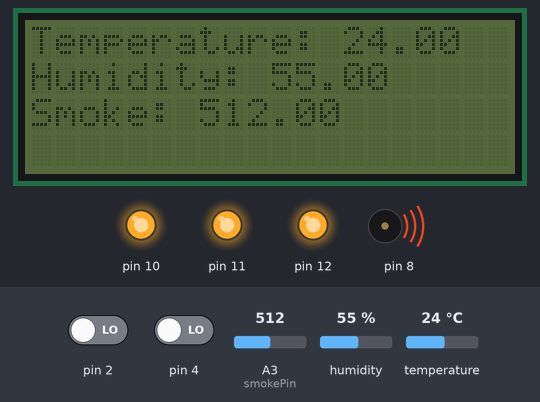
This sketch was run on a simulated Arduino Uno, built with avr-gcc and run on an emulated ATmega328P. Parts: 20×4 character LCD, output pins drawn as LEDs (lit = HIGH), buzzer (waves = sounding). Inputs (shaded band) come from the test bench; at power-on: pin 4 LOW, A3 (smokePin) = 512, humidity 55 %, temperature 24 °C, pin 2 LOW.

Above: at 1.2 s.
1.3 s: pin 4 driven HIGH
At 6.5 s:
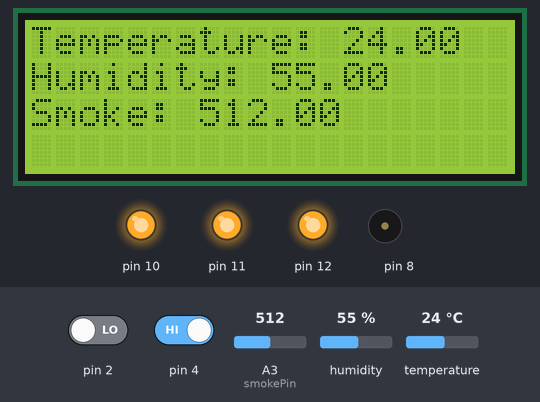
11.0 s: A3 (smokePin) set to 164
At 13.4 s:
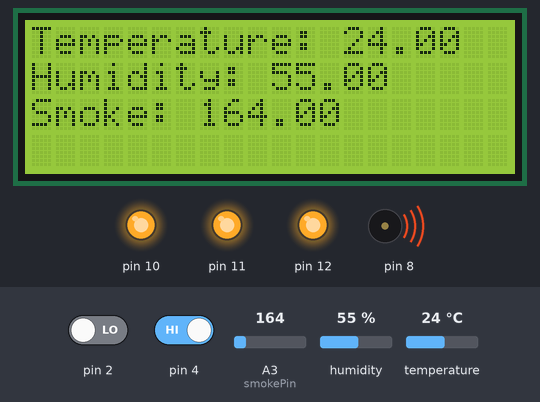
16.1 s: A3 (smokePin) set to 141
At 17.4 s:
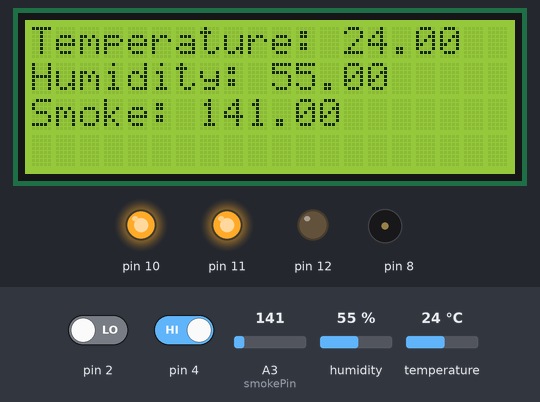
21.2 s: pin 4 driven LOW
At 22.6 s:
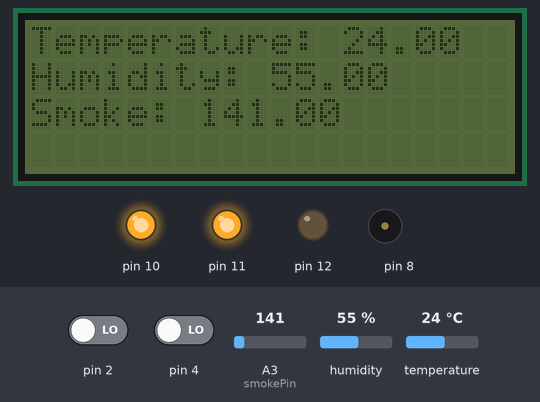
26.3 s: humidity set to 22 %
At 28.3 s:
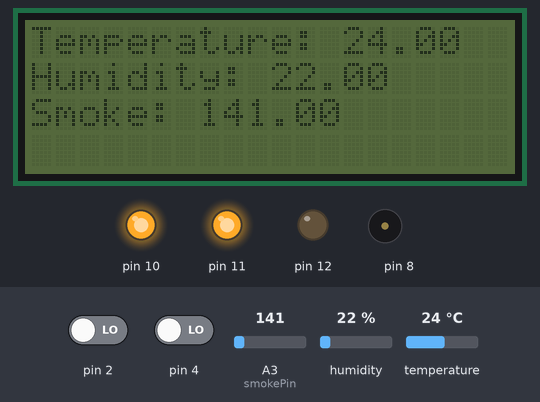
31.4 s: temperature set to 12 °C
At 34.1 s:
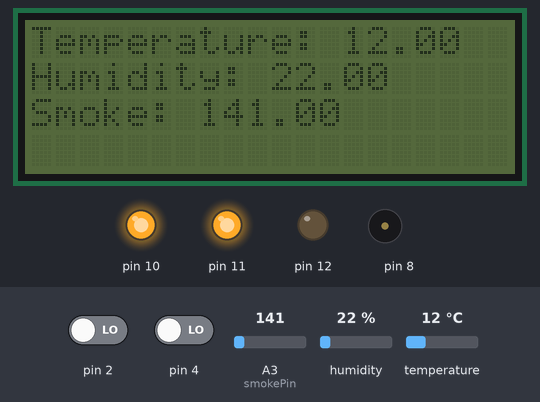
Timing chart, 0 to 35.6 s (numbered marks = the images above; inputs shaded):
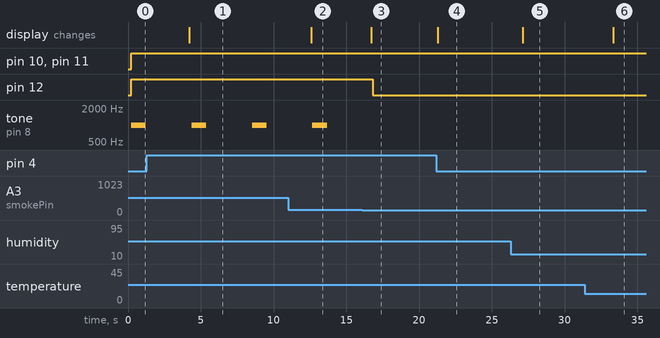

Measured:
- the behaviour switches between 151 and 150 on A3 (smokePin) (found by bisection; images 2 and 3)
- after the input at 1.3 s, the display: changes after 2.9 s (image 1)
- after the input at 11.0 s, the display: changes after 1.6 s (image 2)
- after the input at 16.1 s, pin 12: HIGH → LOW after 0.73 s; tone on pin 8: stays silent (without the input it goes to 1000 Hz after 0.73 s); the display: changes after 0.63 s (image 3)
- after the input at 21.2 s, the display: changes after 0.08 s (image 4)
- after the input at 26.3 s, the display: changes after 0.81 s (image 5)
- after the input at 31.4 s, the display: changes after 1.9 s (image 6)
- by itself, tone on pin 8: alternates 1000 Hz for 1.0 s and silent for 3.2 s

The sketch:

ArduinoCode.ino
```cpp
#include <Wire.h>
#include <DHT.h>
#include <LiquidCrystal_I2C.h>

LiquidCrystal_I2C lcd(0x27, 20, 4);
#define DHTPIN 7
#define DHTTYPE DHT22

float hum, temp;
int pushPin(2), pushState(0), potPin(4);
int smokePin = A3;
DHT dht(DHTPIN, DHTTYPE);
int redPin(12), greenPin(11), yellowPin(10);
float potVal;

void setup() {
    lcd.init();
    dht.begin();
    lcd.backlight();
    pinMode(smokePin, INPUT);
    pinMode(redPin, OUTPUT);
    pinMode(greenPin, OUTPUT);
    pinMode(yellowPin, OUTPUT);
    pinMode(pushPin, INPUT);
    pinMode(potPin, INPUT);

}

void loop() {

    hum = dht.readHumidity();
    temp = dht.readTemperature();
    float Co = analogRead(smokePin);
    potVal = digitalRead(potPin);
    Serial.print(hum);
    Serial.print(temp);
    Serial.print(Co);
    lcd.setBacklight(potVal);
    lcd.setCursor(0, 0);
    lcd.print("Temperature: ");
    lcd.print(temp);
    lcd.setCursor(0, 1);
    lcd.print("Humidity: ");
    lcd.print(hum);
    lcd.setCursor(0, 2);
    lcd.print("Smoke: ");
    lcd.print(Co);
    delay(100);

    if (temp <= 20 && Co < 60 && hum < 60){
        digitalWrite(greenPin, 1);
        digitalWrite(redPin, 0);
        digitalWrite(yellowPin, 0);

    }else if(temp <= 30 && Co <= 150 && hum <= 75){
        digitalWrite(redPin, 0);
        digitalWrite(greenPin, 1);
        digitalWrite(yellowPin, 1);


    }else{
        digitalWrite(redPin, 1);
        digitalWrite(greenPin, 1);
        digitalWrite(yellowPin, 1);
        tone(8, 1000, 1000);
        delay(1000);
        noTone(8);
        delay(3000);
        if (pushState == 1){
            noTone(8);
            delay(500000);
       }
    }

    pushState = digitalRead(pushPin);


  }
```
